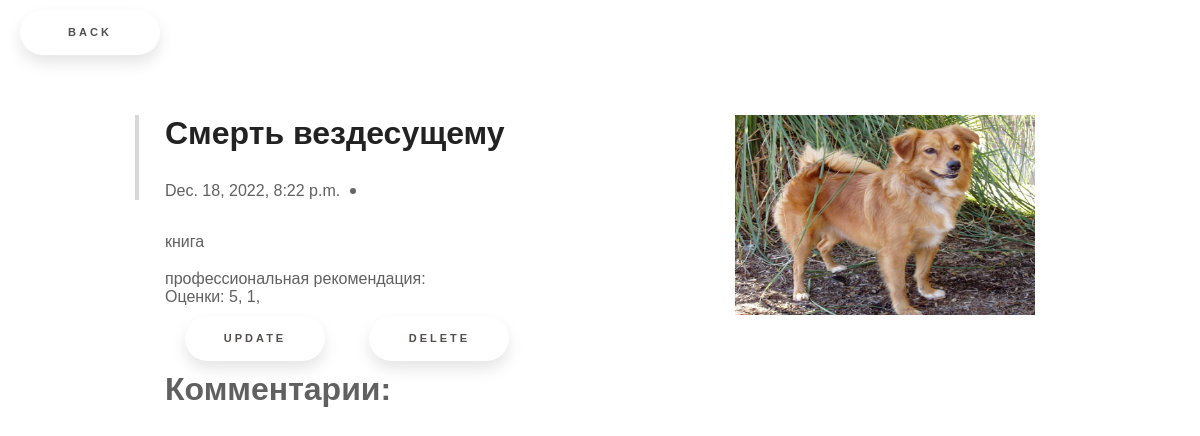
/book_detail/4/, run on the app's committed database.
### book/models.py (models this page shows, shortened)
class Book(models.Model):
    title = models.CharField(max_length=100)
    image = models.ImageField(upload_to='')
    description = models.TextField()
    created_date = models.DateTimeField(auto_now_add=True)
    updated_date = models.DateTimeField(auto_now_add=True)

class Rating(models.Model):
    choice_book = models.ForeignKey(Book, on_delete=models.CASCADE, related_name='book_rate')
    RATE = (
        ('1', '1'),
        ('2', '2'),
        ('3', '3'),
        ('4', '4'),
        ('5', '5')
    )
    rating = models.CharField(max_length=100, choices=RATE)

### book/views.py (the view)
# urls.py: path('book_detail/<int:id>/', views.BookDetailView.as_view(), name='detail'),
class BookDetailView(generic.DetailView):
    template_name = 'book_detail.html'
    def get_object(self, **kwargs):
        book_id = self.kwargs.get('id')
        return get_object_or_404(models.Book, id=book_id)

### templates/book_detail.html (shortened to what this page needs)
<!DOCTYPE html>
{% load static %}
<html lang="en">
<head>
        <link rel="stylesheet" href="{% static 'css/style_detail.css' %}">
</head>
<body>
<a href="http://127.0.0.1:8000/" class="floating-button">Back</a>
<div class="container">
    <div class="post">
        <div class="post-image">
            <img src="{{object.image.url}}" alt="" width="200" height="200">
        </div>
        <div class="post-content">
            <div class="post-header">
                <h1>{{object.title}}</h1>
                <div class="post-meta">
                    <time>{{object.created_date}}</time>
                </div>
            </div>
            <p>
                {{object.description}}
            </p>
            <div> профессиональная рекомендация:
            </div>
            <div>Оценки:
                {% for i in object.book_rate.all %}
                    <a>{{ i.rating }},</a>
                {% endfor %}
            </div>
        </div>
        <a class="floating-button" href="/book/{{object.id}}/update/">Update</a>
        <a class="floating-button" href="/book/{{object.id}}/delete/">Delete</a>
    </div>
<div>
                <h1>Комментарии:</h1>
            </div>
</div>
</body>
</html>

### static/css/style_detail.css (style rules this page uses)
* { box-sizing: border-box; margin: 0; }
body { font-family: 'Montserrat', sans-serif; color: #606060; font-size: 14px; }
.container { max-width: 960px; margin: 50px auto; padding: 0 15px; background: white; }
.post-image img { width: 100%; margin: 0 0 20px 0; }
.post h1 { color: #222; font-weight: 600; margin-bottom: 30px; }
.post-meta { margin-bottom: 30px; display: flex; flex-wrap: wrap; }
time, .author { padding-right: 26px; position: relative; }
time:after, .author:after { content: ""; width: 6px; height: 6px; border-radius: 50%; background: #666; position: absolute; top: 50%; right: 10px; transform: translateY(-50%); }
p { line-height: 1.5; margin-bottom: 1em; }
@media (min-width: 768px) { body { font-size: 16px; } }
@media (min-width: 768px) { .container { padding: 0 45px; } }
@media (min-width: 768px) { .post-image img { float: right; width: 300px; margin: 0 0 20px 20px; } }
@media (min-width: 768px) { .post-header { padding-left: 26px; border-left: 4px solid #D8D8D8; margin-left: -30px; } }
body { background: url(https://html5book.ru/wp-content/uploads/2015/07/background39.png); }
.floating-button { text-decoration: none; display: inline-block; width: 140px; height: 45px; line-height: 45px; border-radius: 45px; margin: 10px 20px; font-family: 'Montserrat', sans-serif; font-size: 11px; text-transform: uppercase; text-align: center; letter-spacing: 3px; font-weight: 600; color: #524f4e; background: white; box-shadow: 0 8px 15px rgba(0, 0, 0, .1); transition: .3s; }

### data on the page
Book: image (picture), title "Смерть вездесущему", created_date "Dec. 18, 2022, 8:22 p.m.", description "книга"
Rating: rating "5"
Rating: rating "1"
